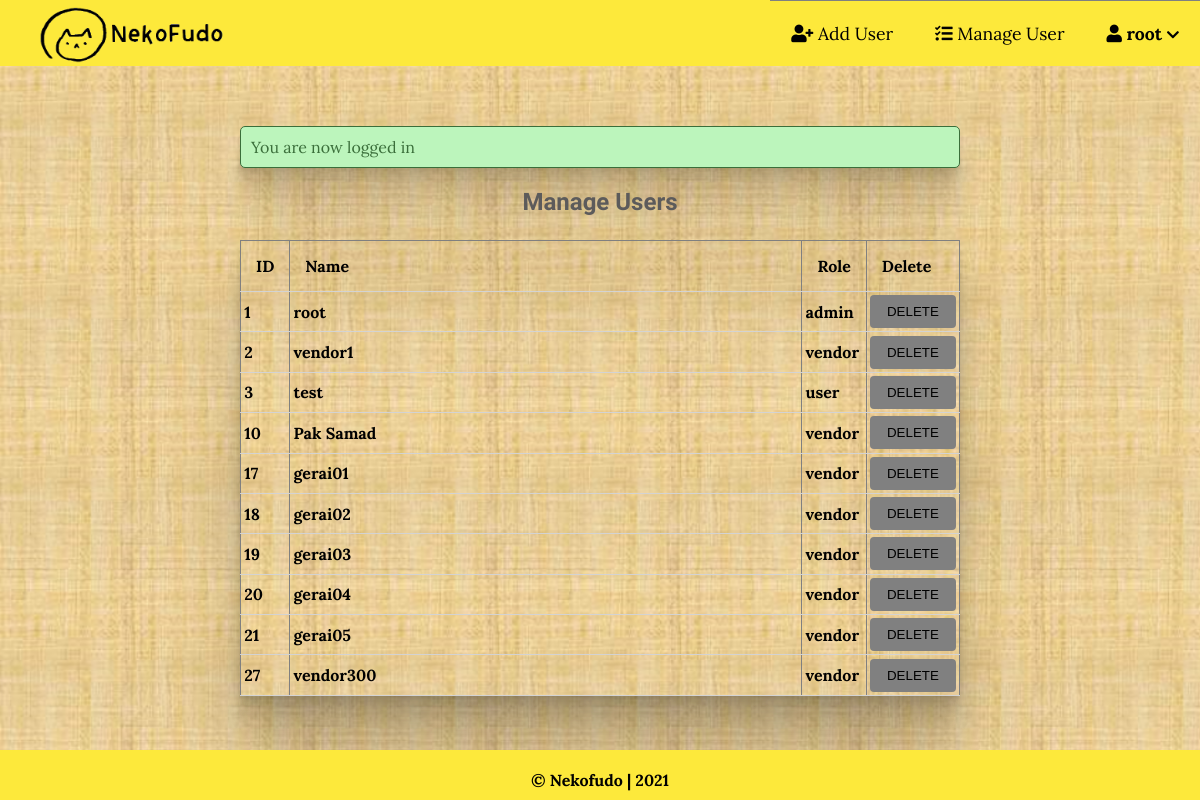
Screenshot of /users/admin/index.php (signed in) with the database file from the repository.
### tables this page shows
CREATE TABLE `users` (
  `userID` int(11) NOT NULL,
  `username` varchar(45) NOT NULL,
  `password` varchar(45) NOT NULL,
  `userType` varchar(6) NOT NULL,
  `timestamp` timestamp NOT NULL DEFAULT current_timestamp()
);

### users/admin/index.php (the view, shortened to what this page needs)
<?php
	include('../../server.php');
?>
<!DOCTYPE html>
<html lang="en">
    <head>
        <link rel="stylesheet"
            href="https://use.fontawesome.com/releases/v5.7.2/css/all.css"
>
        <link rel="stylesheet" href="../../css/styling.css">
        <link rel="stylesheet" href="../../css/admin.css">
    </head>
    <body>
        <?php include('header.php'); ?>
        <div class="admin-content">
            <div class="content" id="market">
                <?php
                 if (isset($_SESSION["success"]) && !empty($_SESSION["success"])) {
                     $msg = $_SESSION["success"];
                     echo "<div class='success'>" . $msg . "</div>";
                 }
                ?>
                <h2 class="page-title">Manage Users</h2>
                <?php
                    $query = 'SELECT * FROM users';
                    $result = mysqli_query($con, $query);
                if(mysqli_num_rows($result) > 0) { ?>
                <table width="100%" border="1" style="border-collapse:collapse;">
                <thead>
                <tr>
                <th width=5%><strong>ID</strong></th>
                <th><strong>Name</strong></th>
                <th width=8%><strong>Role</strong></th>
                <th width=8%><strong>Delete</strong></th>
                </tr>
                </thead>
                <tbody>
                <?php
                    while($row = mysqli_fetch_assoc($result)) {
                        ?>
                        <tr>
                            <td><?php echo $row['userID']; ?></td>
                            <td><?php echo $row['username']; ?></td>
                            <td><?php echo $row['userType']; ?></td>
                            <td>
                                <form action="index.php" method="post">
                                    <button name="delete-btn" class="btn clickable" onclick="return confirm('Are you sure?')"> DELETE</button>
                                </form>
                            </td>
                        </tr>
                        <?php
                    } ?>
                    </tbody>
                    </table> <?php
                    } else { ?>
                        <h3>No User Found</h3> <?php
                    }
                    ?>
                <br>
            </div>
        </div>
        <?php include('../footer.php'); ?>
    </body>
</html>

### css/styling.css (style rules this page uses)
* { box-sizing: border-box; -ms-overflow-style: none; scrollbar-width: none; }
table td { padding:.2rem; }
html, body { height: 100%; padding: 0px; margin: 0px; font-family: 'Lora', serif; background-image: url("../images/wallpaper.png"); background-size:cover; }
h1,h2,h3,h4,h5,h6 { font-family: 'Candal', serif; color: #5c5b5b; margin: 5px; }
.content { width: 60%; margin: 60px auto 30px; min-height: calc(100vh - 206px); }
.content a, .content td, .content th { font-size: 1rem; font-weight: bold; }
.content table { box-shadow: 0 2.8px 2.2px rgba(0, 0, 0, 0.034), 0 6.7px 5.3px rgba(0, 0, 0, 0.048), 0 12.5px 10px rgba(0, 0, 0, 0.06), 0 22.3px 17.9px rgba(0, 0, 0, 0.072), 0 41.8px 33.4px rgba(0, 0, 0, 0.086), 0 100px 80px rgba(0, 0, 0, 0.12) ; }
.btn { padding: .5rem 1rem; background-color: gray; border: 1px solid transparent; border-radius: .25rem; transition: 180ms; }
.success { margin: 0px auto; padding: 10px; color: #3a6e3a; border: 1px solid #3a6e3a; border-radius: 5px; text-align: left; background: #bcf5bc; margin-bottom: 20px; box-shadow: 0 2.8px 2.2px rgba(0, 0, 0, 0.034), 0 6.7px 5.3px rgba(0, 0, 0, 0.048), 0 12.5px 10px rgba(0, 0, 0, 0.06), 0 22.3px 17.9px rgba(0, 0, 0, 0.072), 0 41.8px 33.4px rgba(0, 0, 0, 0.086), 0 100px 80px rgba(0, 0, 0, 0.12) ; }
.page-title { text-align: center; margin-bottom: 1.5rem; }
#market button { cursor: pointer; }

### css/admin.css (style rules this page uses)
.admin-content .page-title { text-align: center; margin-bottom: 1.5rem; }
table { width: 100%; border-collapse: collapse; font-size: 1.1rem; }
th, td { padding: 15px; text-align: left; border-bottom: 1px solid #d3d3d3; }

### rows the page displays
users: userID "1", username "root", userType "admin"
users: userID "2", username "vendor1", userType "vendor"
users: userID "3", username "test", userType "user"
users: userID "10", username "Pak Samad", userType "vendor"
users: userID "17", username "gerai01", userType "vendor"
users: userID "18", username "gerai02", userType "vendor"
users: userID "19", username "gerai03", userType "vendor"
users: userID "20", username "gerai04", userType "vendor"
users: userID "21", username "gerai05", userType "vendor"
users: userID "27", username "vendor300", userType "vendor"

### other values shown
$_SESSION['user']['username'] "root"
$msg "You are now logged in"
